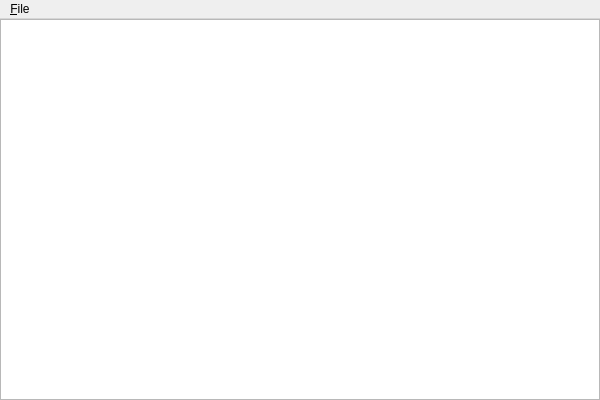
<?xml version="1.0" encoding="UTF-8"?>
<ui version="4.0">
 <class>Ui_MainWindow</class>
 <widget class="QMainWindow" name="Ui_MainWindow">
  <property name="geometry">
   <rect>
    <x>0</x>
    <y>0</y>
    <width>600</width>
    <height>400</height>
   </rect>
  </property>
  <property name="windowTitle">
   <string>VocabLearn</string>
  </property>
  <widget class="QWidget" name="centralWidget">
   <layout class="QVBoxLayout" name="verticalLayout_2">
    <property name="margin">
     <number>0</number>
    </property>
    <item>
     <widget class="QTextEdit" name="TextEdit">
      <property name="readOnly">
       <bool>true</bool>
      </property>
     </widget>
    </item>
   </layout>
  </widget>
  <widget class="QMenuBar" name="menuBar">
   <property name="geometry">
    <rect>
     <x>0</x>
     <y>0</y>
     <width>600</width>
     <height>21</height>
    </rect>
   </property>
   <widget class="QMenu" name="menuFile">
    <property name="title">
     <string>&amp;File</string>
    </property>
    <addaction name="ActionOpen"/>
    <addaction name="separator"/>
    <addaction name="ActionExit"/>
   </widget>
   <addaction name="menuFile"/>
  </widget>
  <action name="ActionOpen">
   <property name="text">
    <string>&amp;Open</string>
   </property>
  </action>
  <action name="ActionExit">
   <property name="text">
    <string>E&amp;xit</string>
   </property>
  </action>
 </widget>
 <layoutdefault spacing="6" margin="11"/>
 <resources>
  <include location="mainwindow.qrc"/>
 </resources>
 <connections>
  <connection>
   <sender>ActionExit</sender>
   <signal>activated()</signal>
   <receiver>Ui_MainWindow</receiver>
   <slot>close()</slot>
   <hints>
    <hint type="sourcelabel">
     <x>-1</x>
     <y>-1</y>
    </hint>
    <hint type="destinationlabel">
     <x>299</x>
     <y>199</y>
    </hint>
   </hints>
  </connection>
 </connections>
</ui>
